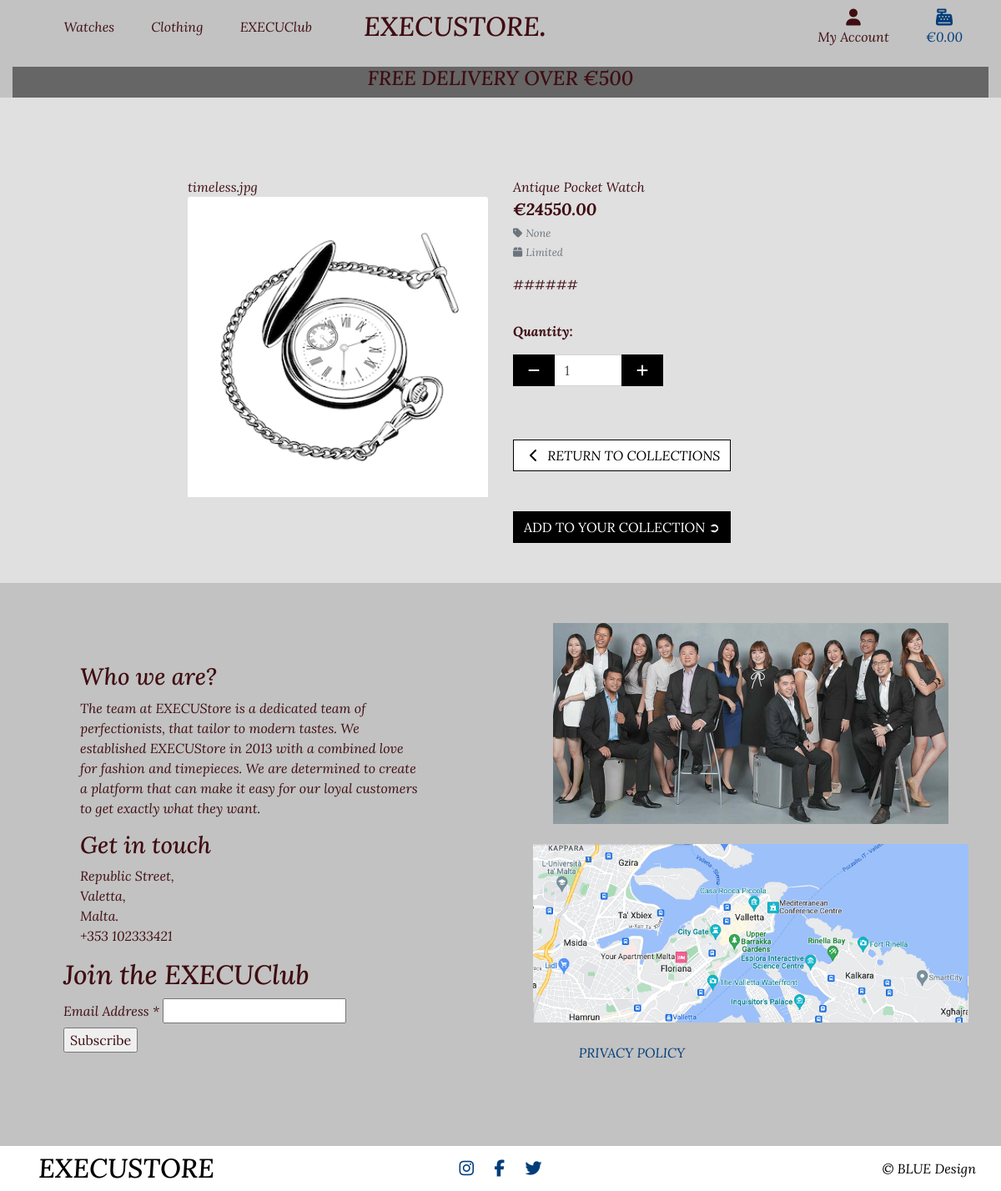
/products/3/, run on an earlier commit of the app's database.
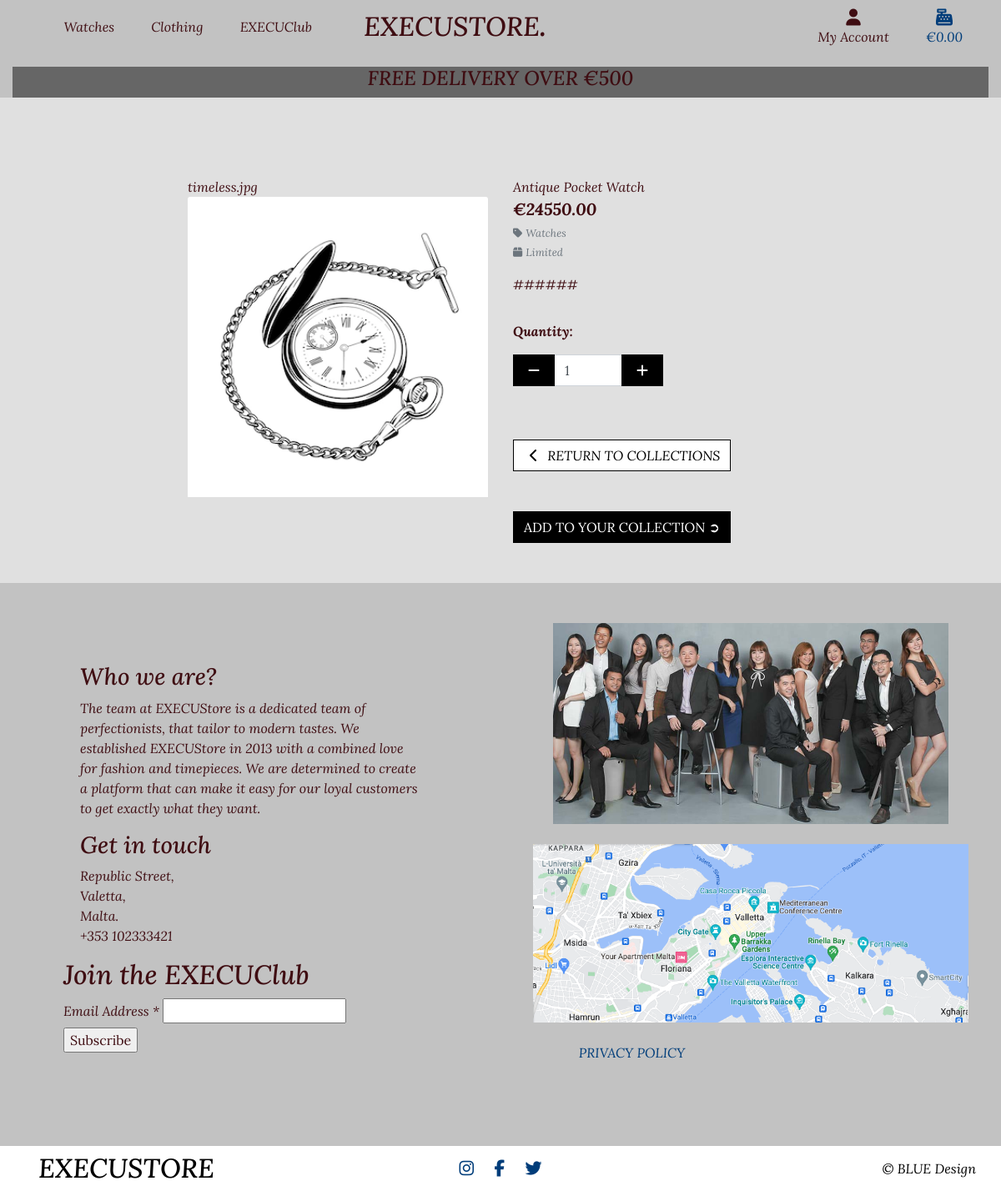
And on a later commit of the database.
### products/models.py (models this page shows, shortened)
class Product(models.Model):
    category = models.ForeignKey('Category', null=True, blank=True,
                                 on_delete=models.SET_NULL)
    name = models.CharField(max_length=255)
    product_id = models.CharField(max_length=254, null=True, blank=True)
    description = models.TextField()
    price = models.DecimalField(max_digits=15, decimal_places=2)
    availability = models.CharField(max_length=255)
    image_url = models.URLField(max_length=1024, null=True, blank=True)
    image = models.ImageField(null=True, blank=True)

class Category(models.Model):
    name = models.CharField(max_length=254)
    friendly_name = models.CharField(max_length=254, null=True, blank=True)

### products/views.py (the view)
# urls.py: path('<int:product_id>/', views.product_detail, name='product_detail'),
def product_detail(request, product_id):
    product = get_object_or_404(Product, pk=product_id)
    context = {
        'product': product
    }
    return render(request, 'products/product_detail.html', context)

### bag/contexts.py (called while the page is built, shortened)
def bag_contents(request):
    bag_items = []
    total = 0
    product_count = 0
    bag = request.session.get('bag', {})
    if total < settings.FREE_DELIVERY_THRESHOLD:
        delivery = total * Decimal(settings.STANDARD_DELIVERY_PERCENTAGE / 100)
        free_delivery_delta = settings.FREE_DELIVERY_THRESHOLD - total
    else:
        delivery = 0
        free_delivery_delta = 0
    grand_total = delivery + total
    context = {
        'bag_items': bag_items,
        'total': total,
        'product_count': product_count,
        'delivery': delivery,
        'free_delivery_delta': free_delivery_delta,
        'free_delivery_threshold': settings.FREE_DELIVERY_THRESHOLD,
        'grand_total': grand_total,
    }
    return context

### products/templates/products/product_detail.html (shortened to what the changed rows need)
{% extends "base.html" %}
{% load static %}
{% block content %}
    <div class="container-fluid">
        <div class="row">
            <div class="col-12 col-md-6 col-lg-4 offset-lg-2">
                <div class="image-container my-5">
                    {{ product.image }}
                        <a href="{{ product.image.url }}" target="_blank">
                            <img class="card-img-top img-fluid" src="{{ product.image.url }}" alt="{{ product.name }}">
                        </a>
                </div>
            </div>
            <div class="col-12 col-md-6 col-lg-4">
                <div class="product-details-container mb-5 mt-md-5">
                    <p class="mb-0">{{ product.name }}</p>
                    <p class="lead mb-0 text-left font-weight-bold">€{{ product.price }}</p>
                    {% if product.category %}
                    <p class="small mt-1 mb-0">
                        <a class="text-muted" href="{% url 'products' %}?category={{ product.category.name }}">
                            <i class="fas fa-tag mr-1"></i>{{ product.category.friendly_name }}
                        </a>
                    </p>
                    {% endif %}
                    {% if product.availability %}
                        <small class="text-muted"><i class="fas fa-light fa-box mr-1"></i>{{ product.availability }}</small>
                    {% else %}
                        <small class="text-muted">Contact For Availability</small>
                    {% endif %}
                    <p class="mt-3">{{ product.description }}</p>
                    <form class="form" action="{% url 'add_to_bag' product.id %}" method="POST">
                        <div class="form-row">
                        </div>
                    </form>
                </div>
            </div>
        </div>
    </div>
{% endblock %}

What changed in the data, as far as the page shows it:
changed through a linked row, Product "timeless.jpg": category.friendly_name "None" → "Watches"
